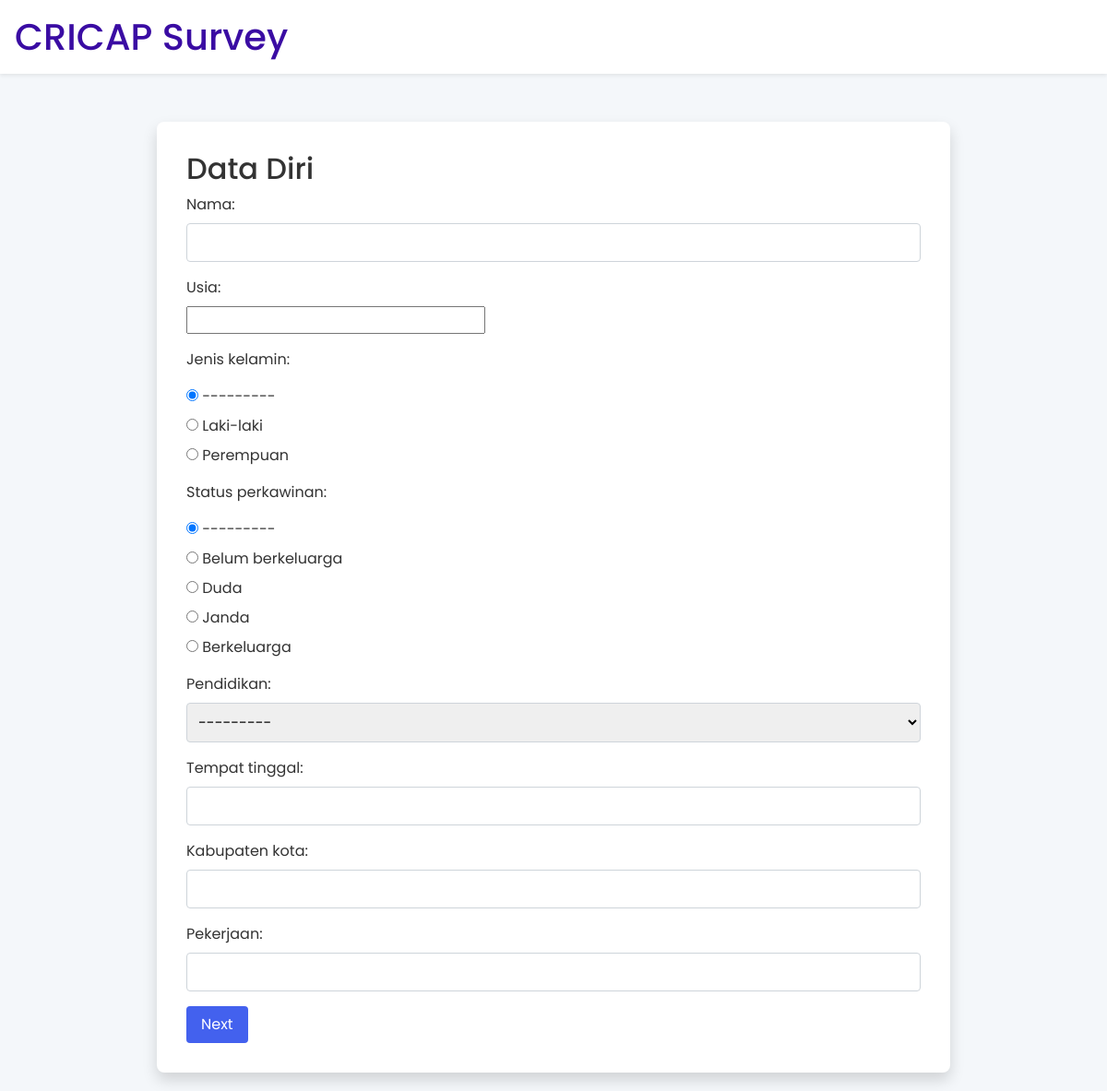
The page /survey/survey_3/ (signed in) on the database as committed earlier.
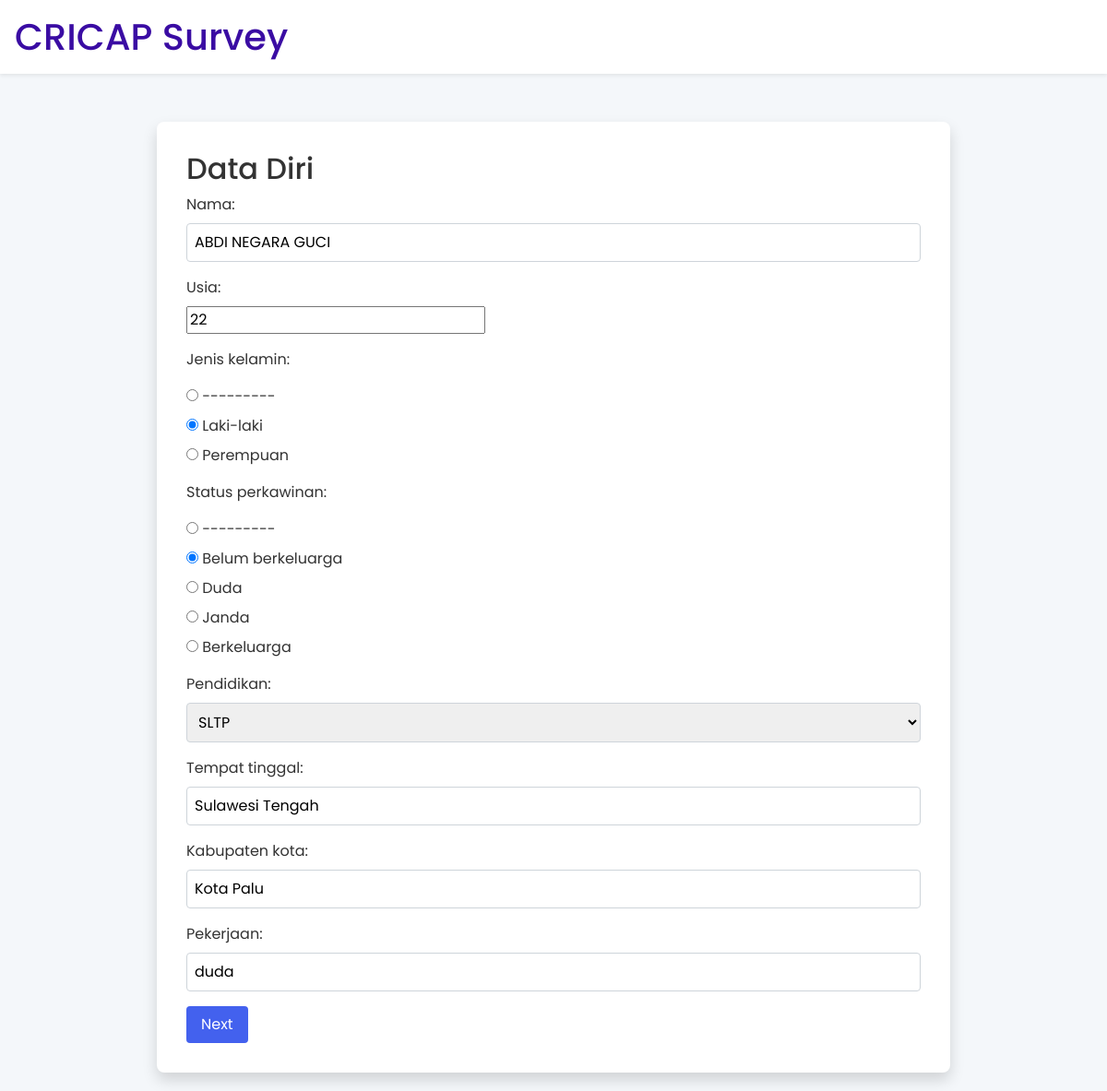
The same page on the database as committed later.
### base/models.py (models this page shows, shortened)
class DataDiri(models.Model):
    user = models.OneToOneField(User, on_delete=models.CASCADE)
    nama = models.CharField(max_length=100, blank=True, null=True)
    usia = models.IntegerField()
    jenis_kelamin = models.CharField(max_length=15, choices=[
        ("Laki-laki", "Laki-laki"),
        ("Perempuan", "Perempuan"),
    ])
    status_perkawinan = models.CharField(max_length=20, choices=[
        ("Belum berkeluarga", "Belum berkeluarga"),
        ("Duda", "Duda"),
        ("Janda", "Janda"),
        ("Berkeluarga", "Berkeluarga"),
    ])
    pendidikan = models.CharField(max_length=20, choices=[
        ("SLTP", "SLTP"),
        ("SLTA", "SLTA"),
        ("Diploma", "Diploma"),
        ("Sarjana", "Sarjana"),
        ("Pascasarjana", "Pascasarjana"),
    ])
    tempat_tinggal = models.CharField(max_length=100)
    kabupaten_kota = models.CharField(max_length=100)
    pekerjaan = models.CharField(max_length=100)

### base/views.py (the view)
# urls.py: path('survey/survey_3/', views.survey_3_views, name='survey_3'),
def survey_3_views(request):
    user = request.user  # Ambil pengguna yang sedang login
    try:
        data_diri = DataDiri.objects.get(user=user)
    except DataDiri.DoesNotExist:
        data_diri = None
    if request.method == "POST":
        form = DataDiriForm(request.POST, instance=data_diri)  # Isi form dengan data yang ada (jika ada)
        if form.is_valid():
            data_diri = form.save(commit=False)  # Jangan simpan dulu
            data_diri.user = user  # Tentukan user yang sedang login
            data_diri.save()  # Simpan ke database
            return redirect('survey_4')  # Ganti 'survey_4' dengan nama URL selanjutnya
    else:
        form = DataDiriForm(instance=data_diri)  # Isi form dengan data yang ada (jika ada)
    return render(request, 'survey_3.html', {'form': form})

### base/forms.py
class DataDiriForm(forms.ModelForm):
    class Meta:
        model = DataDiri
        fields = [
            'nama', 'usia', 'jenis_kelamin', 'status_perkawinan',
            'pendidikan', 'tempat_tinggal', 'kabupaten_kota', 'pekerjaan'
        ]
        widgets = {
            'jenis_kelamin': forms.RadioSelect,
            'status_perkawinan': forms.RadioSelect,
        }

### base/templates/survey_3.html (shortened to what this page needs)
{% extends "master.html" %}
{% load static %}
{% block head %}
<link href="{% static 'assets/css/dashboard.css' %}" rel="stylesheet">
{% endblock %}
{% block content %}
<body>
    <header class="header">
        <h1>CRICAP Survey</h1>
    </header>
    <div class="container">
        <div class="survey-form">
            <h2>Data Diri</h2>
            <form method="post">
                {{ form.as_p }}
                <button type="submit"  class="btn btn-primary">Next</button>
            </form>
        </div>
    </div>
</body>
{% endblock %}

### base/templates/master.html (shortened to what this page needs)
{% load static %}
<!DOCTYPE html>
<html lang="en">
<head>
  <link href="{% static 'assets/vendor/bootstrap/css/bootstrap.min.css' %}" rel="stylesheet">
  <link href="{% static 'assets/vendor/bootstrap-icons/bootstrap-icons.css' %}" rel="stylesheet">
  <link href="{% static 'assets/vendor/aos/aos.css' %}" rel="stylesheet">
  <link href="{% static 'assets/vendor/glightbox/css/glightbox.min.css' %}" rel="stylesheet">
  <link href="{% static 'assets/vendor/swiper/swiper-bundle.min.css' %}" rel="stylesheet">
   {% block head %}
   {% endblock %}
</head>
{% block content %}
{% endblock %}
</html>

### mystaticfiles/assets/css/dashboard.css (style rules this page uses)
body { font-family: 'Poppins', sans-serif; background-color: #f4f7fa; color: #333; margin: 0; padding: 0; }
.btn-primary { background-color: #4361ee; border-color: #4361ee; }
.container { max-width: 800px; margin: 0 auto; padding: 20px; }
.header { background-color: #ffffff; box-shadow: 0 2px 4px rgba(0,0,0,.08); padding: 1rem; margin-bottom: 2rem; }
.container { max-width: 900px; margin: 0 auto; padding: 20px; }
.header h1 { margin: 0; color: #3a0ca3; }
.survey-form { background-color: #ffffff; border-radius: 8px; box-shadow: 0 0.5rem 1rem rgba(0, 0, 0, 0.15); padding: 2rem; }
label { display: block; margin-bottom: 0.5rem; }
input[type="text"], input[type="email"], select, textarea { width: 100%; padding: 0.5rem; border: 1px solid #ced4da; border-radius: 4px; font-size: 1rem; }
.btn { padding: 0.5rem 1rem; border: none; border-radius: 4px; cursor: pointer; font-size: 1rem; transition: background-color 0.3s; }
.btn-primary { background-color: #4361ee; color: #ffffff; }

Rows that differ between the two databases and show on the page:
added DataDiri: nama "ABDI NEGARA GUCI", usia "22", jenis_kelamin "☐ --------- ☑ Laki-laki ☐ Perempuan", status_perkawinan "☐ --------- ☑ Belum berkeluarga ☐ Duda ☐ Janda ☐ Berkeluarga", pendidikan "SLTP", tempat_tinggal "Sulawesi Tengah", kabupaten_kota "Kota Palu", pekerjaan "duda"
Other text that changed with them:
form field jenis_kelamin: "☑ --------- ☐ Laki-laki ☐ Perempuan" → (not shown)
form field status_perkawinan: "☑ --------- ☐ Belum berkeluarga ☐ Duda ☐ Janda ☐ Berkeluarga" → (not shown)
form field pendidikan: "---------" → (not shown)
